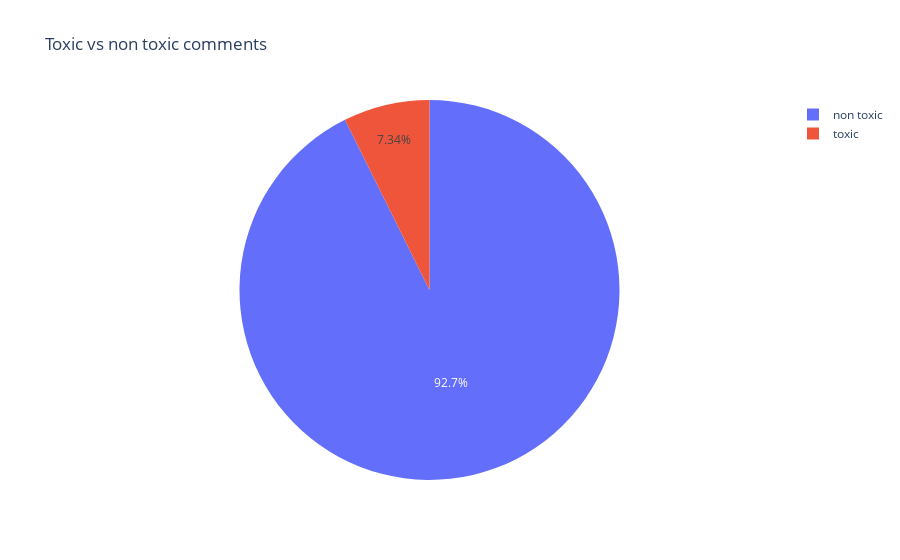

The notebook cell saved with this chart:
### Code cell
toxic = df[df['toxicity'] == 1].shape[0]
non_toxic = df[df['toxicity'] == 0].shape[0]

px.pie(names=['toxic', 'non toxic'], values=[toxic, non_toxic], title='Toxic vs non toxic comments')

### Figure 1 — Plotly figure (JSON) as saved in the notebook; plotly's stock layout.template omitted (floating-point values rounded to 4 significant figures)
{"data": [{"domain": {"x": [0, 1], "y": [0, 1]}, "hovertemplate": "label=%{label}<br>value=%{value}<extra></extra>", "labels": ["toxic", "non toxic"], "legendgroup": "", "name": "", "showlegend": true, "type": "pie", "values": [746, 9419]}], "layout": {"legend": {"tracegroupgap": 0}, "title": {"text": "Toxic vs non toxic comments"}}}
